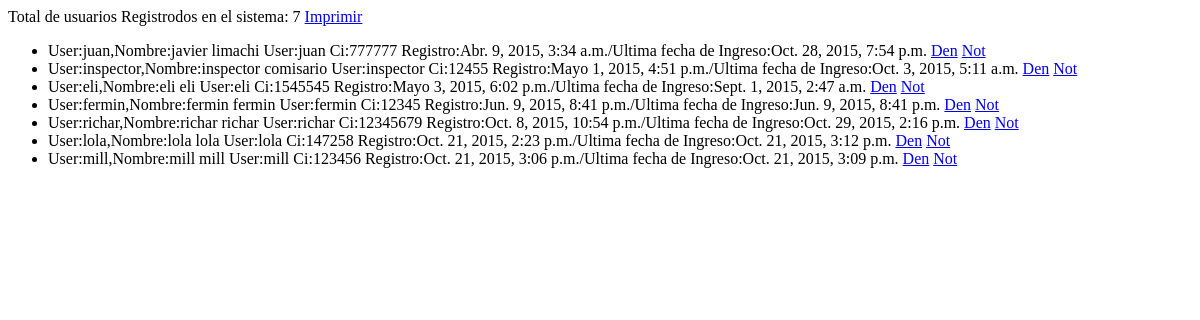
/verUsers/ (signed in), run on the app's committed database.
### administracion/apps/usuario/models.py (models this page shows, shortened)
class Perfiles(models.Model):
	usuario = models.OneToOneField(User, unique=True, related_name='perfil')
	ci = models.IntegerField(max_length=10)

### administracion/apps/usuario/views.py (the view)
# urls.py: url(r'^verUsers/$',verUsers),
@login_required(login_url='/')
def verUsers(request):
	perfil=Perfiles.objects.all()
	user=User.objects.all()
	tota_user=Perfiles.objects.all().count()
	cli=request.user
	return render_to_response('usuario/todos_usuarios.html',{'cli':cli,'perfil':perfil,'user':user,'tota_user':tota_user},context_instance=RequestContext(request))

### administracion/templates/usuario/todos_usuarios.html (shortened to what this page needs)
<link rel="stylesheet" type="text/css" href="/static/css/jquery-ui-1.10.4.custom.min.css">
<div class="">
	<p>Total de usuarios Registrodos en el sistema: {{tota_user}}   <a href="/imprimirUser/" target="_blank">Imprimir</a></p>
	<ul class="nn">
{% for j in user %}
	{% for i in perfil %}
			{% if j.id == i.usuario_id %}
				<li>User:{{j.username}},Nombre:{{j.first_name}}  {{j.last_name}} User:{{i.usuario}} Ci:{{i.ci}}
				Registro:{{j.date_joined}}/Ultima fecha de Ingreso:{{j.last_login}}
				<a href="/UserDenuncias/{{j.id}}/">Den</a>
				<a href="/UserNotificaciones/{{j.id}}/">Not</a>
			</li>
			{% endif %}
		{% endfor %}
	{% endfor %}
		</ul>
</div>

### data on the page
Perfiles: usuario "juan", ci "777777"
Perfiles: usuario "inspector", ci "12455"
Perfiles: usuario "eli", ci "1545545"
Perfiles: usuario "fermin", ci "12345"
Perfiles: usuario "richar", ci "12345679"
Perfiles: usuario "lola", ci "147258"
Perfiles: usuario "mill", ci "123456"

### other printed values
{{ tota_user }} "7"
{{ j.username }} "juan"
{{ j.first_name }} "javier"
{{ j.last_name }} "limachi"
{{ j.date_joined }} "Abr. 9, 2015, 3:34 a.m."
{{ j.last_login }} "Oct. 28, 2015, 7:54 p.m."
{{ j.username }} "inspector"
{{ j.first_name }} "inspector"
{{ j.last_name }} "comisario"
{{ j.date_joined }} "Mayo 1, 2015, 4:51 p.m."
{{ j.last_login }} "Oct. 3, 2015, 5:11 a.m."
{{ j.username }} "eli"
{{ j.first_name }} "eli"
{{ j.last_name }} "eli"
{{ j.date_joined }} "Mayo 3, 2015, 6:02 p.m."
